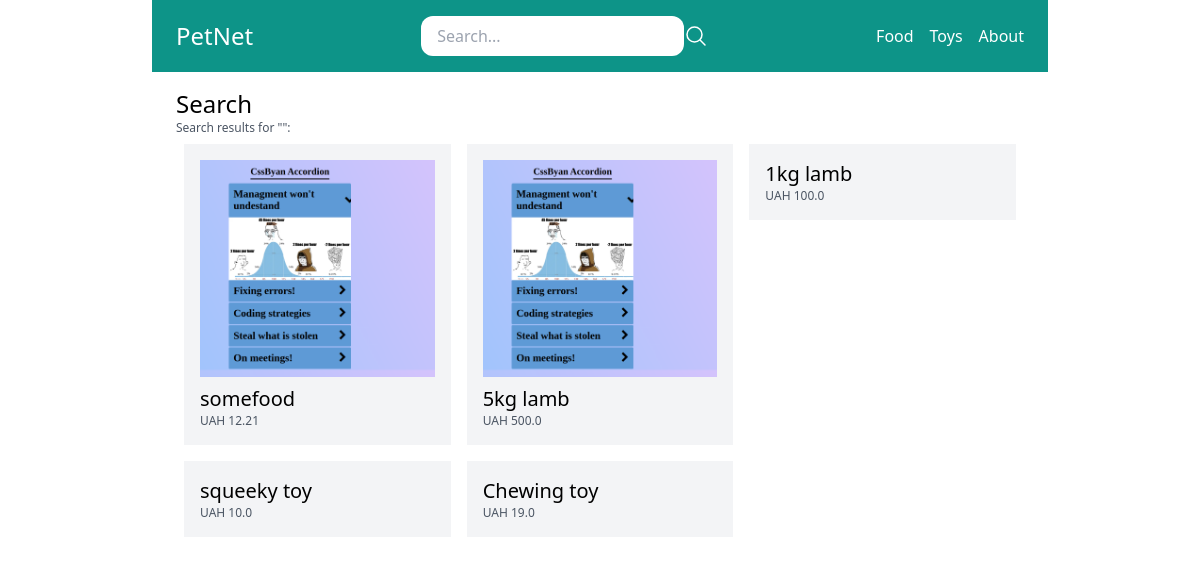
The app's page /search/ with its own data.
### store/models.py (models this page shows, shortened)
class Category(models.Model):
    title = models.CharField(max_length=50)
    slug = models.SlugField(max_length=50)
    class Meta:
        verbose_name = 'Category'
        verbose_name_plural = 'Categories'

class Product(models.Model):
    DRAFT = 'draft'
    WAITING_APPROVAL = 'waitingapproval'
    ACTIVE = 'active'
    DELETED = 'deleted'
    STATUS_CHOICES = (
        (DRAFT, 'Draft'),
        (WAITING_APPROVAL, 'Waiting approval'),
        (ACTIVE, 'Active'),
        (DELETED, 'Deleted'),
    )
    user = models.ForeignKey(User, related_name='products', on_delete=models.CASCADE)
    category = models.ForeignKey(Category, related_name='products', on_delete=models.CASCADE)
    title = models.CharField(max_length=50)
    slug = models.SlugField(max_length=50)
    description = models.TextField(blank=True)
    price = models.IntegerField()
    image = models.ImageField(upload_to='uploads/product_images/', blank=True, null=True)
    created_at = models.DateTimeField(auto_now_add=True)
    updated_at = models.DateTimeField(auto_now=True)
    status = models.CharField(max_length=50, choices=STATUS_CHOICES, default=ACTIVE)
    class Meta:
        ordering = ("-created_at",)
    def get_display_price(self):
        return self.price / 100

### store/views.py (the view)
# urls.py: path('search/', views.search, name="search"),
def search(request):
    query = request.GET.get('query', '')
    products = Product.objects.filter(status=Product.ACTIVE).filter(Q(title__icontains=query) | Q(description__icontains=query))
    return render(request, 'store/search.html', {
        'query': query,
        'products': products,
    })

### store/templatetags/menu.py (called while the page is built)
@register.inclusion_tag('core/menu.html')
def menu():
    categories = Category.objects.all()
    return {'categories': categories}

### store/templates/store/search.html (shortened to what this page needs)
{% extends 'core/base.html' %}
{% block content %}
    <h1 class="text-2xl">Search</h1>
    <h2 class="text-xs text-gray-600">Search results for "{{ query }}":</h2>
    {% if products %}
        {% include 'store/partials/products.html' %}
    {% else %}
        There are no products
    {% endif %}
{% endblock %}

### core/templates/core/menu.html
{% for category in categories %}
<a href="{% url 'category_detail' category.slug %}" class="text-white">{{ category.title }}</a>
{% endfor %}
<a href="{% url 'about' %}" class="text-white">About</a>

### store/templates/store/partials/products.html
<div class="flex flex-wrap">
    {% for product in products %}
        <div class="product w-1/3 p-2">
            <div class="p-4 bg-gray-100">
                <a href="{% url 'product_detail' product.category.slug product.slug %}">
                    {% if product.image %}
                        <div class="image mb-2">
                            <img src="{{ product.image.url }}" alt="Image of {{ product.title }}">
                        </div>
                    {% endif %}
                        <h2 class="text-xl">{{ product.title }}</h2>
                    <p class="text-xs text-gray-600">UAH  {{ product.get_display_price }}</p>
                </a>
            </div>
        </div>
    {% endfor %}
</div>

### records on screen
Category: title "Food"
Category: title "Toys"
Product: image (picture), title "somefood", get_display_price "12.21"
Product: image (picture), title "5kg lamb", get_display_price "500.0"
Product: title "1kg lamb", get_display_price "100.0"
Product: title "squeeky toy", get_display_price "10.0"
Product: title "Chewing toy", get_display_price "19.0"
